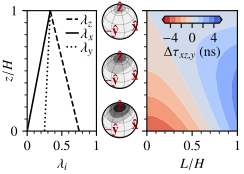

Reproduce this figure in Python.
#!/usr/bin/python3
# Nicholas M. Rathmann <rathmann@nbi.ku.dk>, 2025-

"""
Calculate dTWTT for an idealized solid ice column
"""

import numpy as np
import sys, code # code.interact(local=locals())
sys.path.append("../../lib")
from MG import *

""" 
Initialize model
"""

Nl, Ns = (50,30)

### Geometry

H = 250 # ice thickness (m)
L = np.linspace(0,H,Ns) # half-offsets sampled (L=0 is nadir)

### PP profiles

cx0, cz0 = 1/3, 1/3
cx1, cz1 = 0.0, 0.75
cij = (cx0,cx1, cz0,cz1)

### Init

MG = MaxwellGarnettColumn(H=H, L=L, Nl=Nl)
MG.set_physprops_solidice(*cij) # disable densification and bubble anisotropy (=> solid anisotropic ice)

"""
Setup figure
"""

scale = 0.65
fig = plt.figure(figsize=(4.2*scale, 2.42*scale))
gs0 = fig.add_gridspec(1, 3, wspace=0.1, width_ratios=[1.3,0.7,1.7])
ax1 = fig.add_subplot(gs0[0, 0])
ax2 = fig.add_subplot(gs0[0, 1], sharey=ax1) 
ax3 = fig.add_subplot(gs0[0, 2], sharey=ax1) 
axes = (ax1,ax3)

FSLEG = 10.5

"""
Plot PP profiles
"""

kw = dict(lw=1.15)
MG.plot_eigenvalues(ax1, cy='k', xticklbls=['0', '0.5', '1'], **kw)
ax1.legend(loc=1, frameon=False, fontsize=FSLEG, handlelength=0.8, handletextpad=0.15, labelspacing=0.04, bbox_to_anchor=(1.14,1.08))

zi = [0.05, 0.5, 0.95]
ax2.set_axis_off()
MG.plot_ODFcolumn(ax2, fig, zi, WH=0.225)

"""
Plot dTWTT
"""

kw_dTWTT = dict(fig=fig, cby=0.8, cbh=0.045, cbdw=0.17, fsc=FSLEG)
MG.plot_dTWTT(ax3, direct=True, **kw_dTWTT)

"""
Warp up and save plot
"""

for ii, ax in enumerate(axes):
    if ii>0: plt.setp(ax.get_yticklabels(), visible=False)
    else:    MG._set_yaxis(ax, yticks=["0","1"], labelpad=-3)
    
plt.savefig('CMP-solid.pdf', bbox_inches='tight', pad_inches=0.02)
